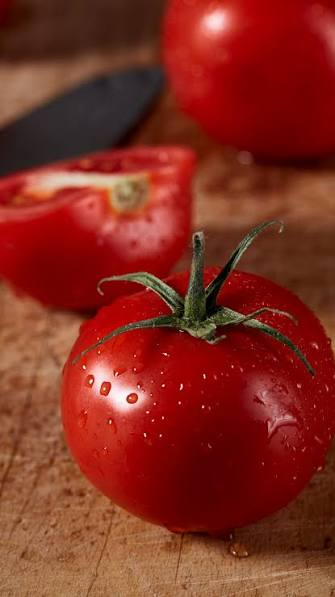
#> input picture avni/tomato.jpg, 335 x 597 px
$ python 4.7.py
#> lines starting #> are read from the running program, lines starting #| are printed output that depends on the picture
import cv2
import numpy as np
import matplotlib.pyplot as plt
img = cv2.imread('tomato.jpg', 0)
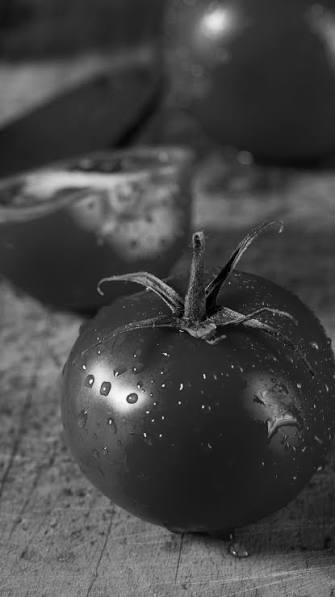
#> img: shape (597, 335); min 0, max 255, mean 69.5
equ = cv2.equalizeHist(img)
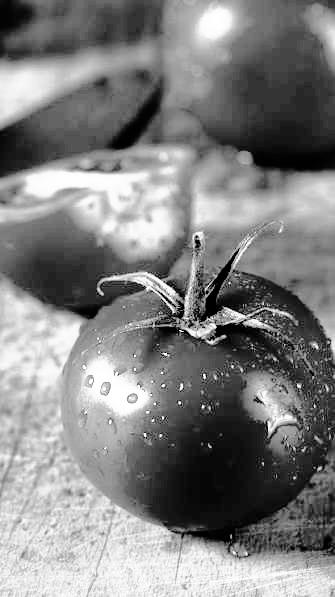
#> equ: shape (597, 335); min 0, max 255, mean 128.9
res = np.hstack((img, equ))
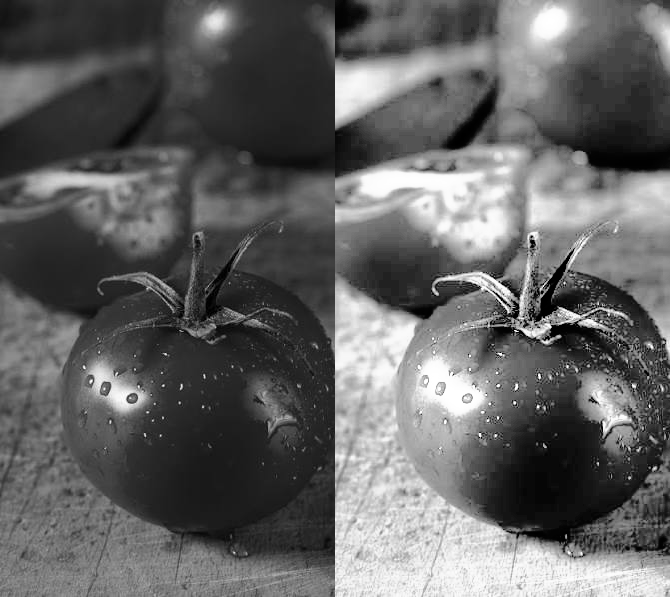
#> res: shape (597, 670); min 0, max 255, mean 99.2
cv2.imshow('CS25D015', res)
plt.figure(figsize=(10, 5))
plt.subplot(1, 2, 1)
plt.hist(img.ravel(), 256, [0, 256], color='blue')
plt.title('Original Histogram')
plt.xlabel('Pixel Intensity')
plt.ylabel('Frequency')
plt.subplot(1, 2, 2)
plt.hist(equ.ravel(), 256, [0, 256], color='green')
plt.title('Equalized Histogram')
plt.xlabel('Pixel Intensity')
plt.ylabel('Frequency')
plt.tight_layout()
plt.show()
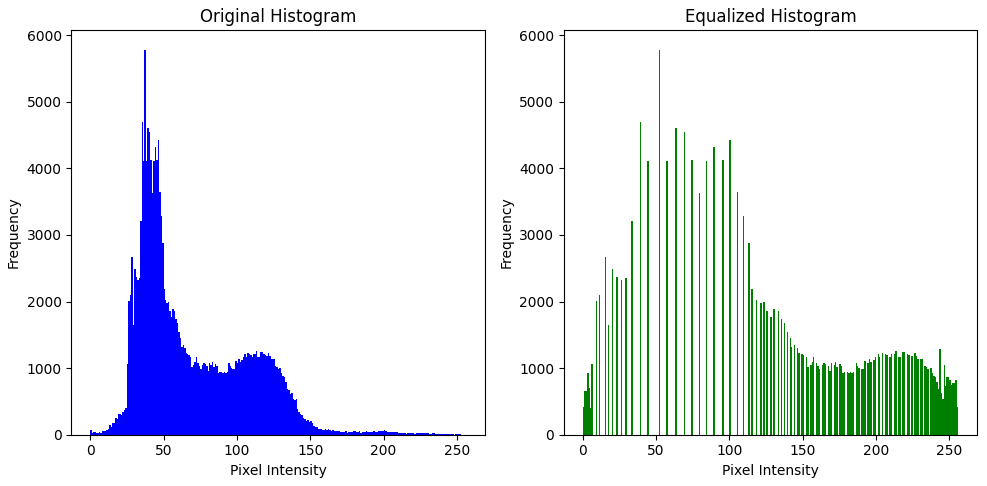
#> figure drawn by matplotlib, 2 panels; panel 1: tallest bar 5782 high, from x = 37 to 38; panel 2: tallest bar 5782 high, from x = 52 to 53
cv2.waitKey(0)
cv2.destroyAllWindows()

$ run again, with avni/Animals.jpg copied over avni/tomato.jpg
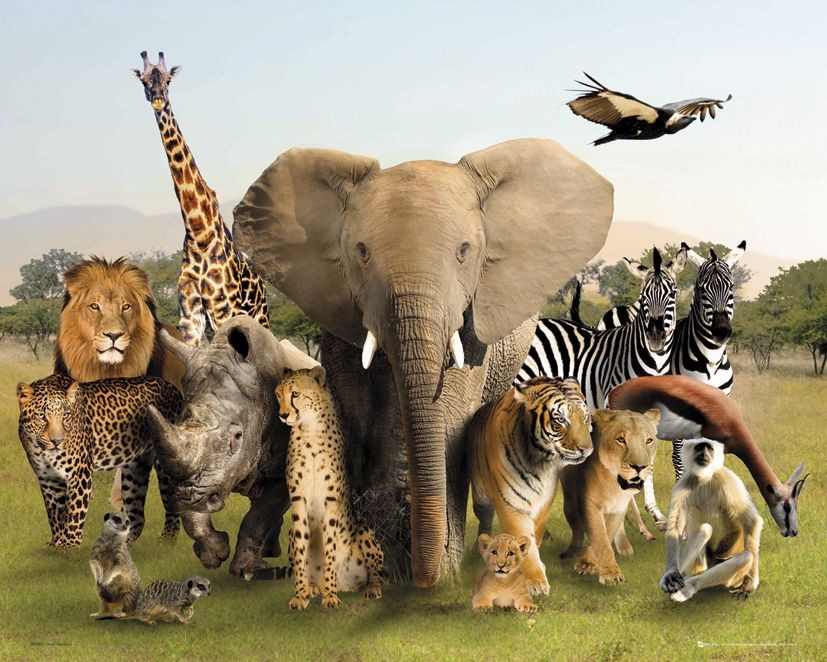
#> input picture avni/Animals.jpg, 827 x 662 px
#> `res = np.hstack((img, equ))`:
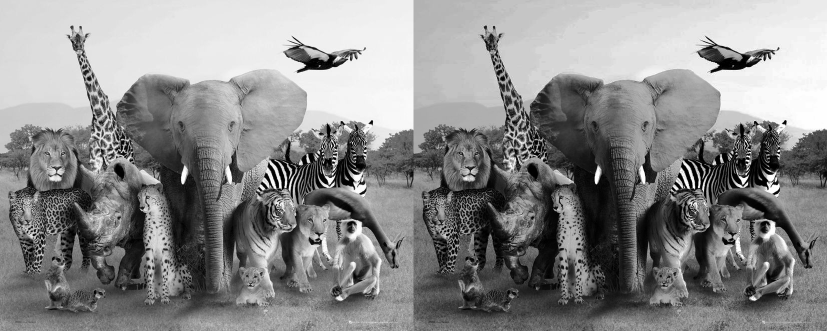
#> res: shape (662, 1654) (shown at 1/2 size); min 0, max 255, mean 138.3
#> `plt.show()`:
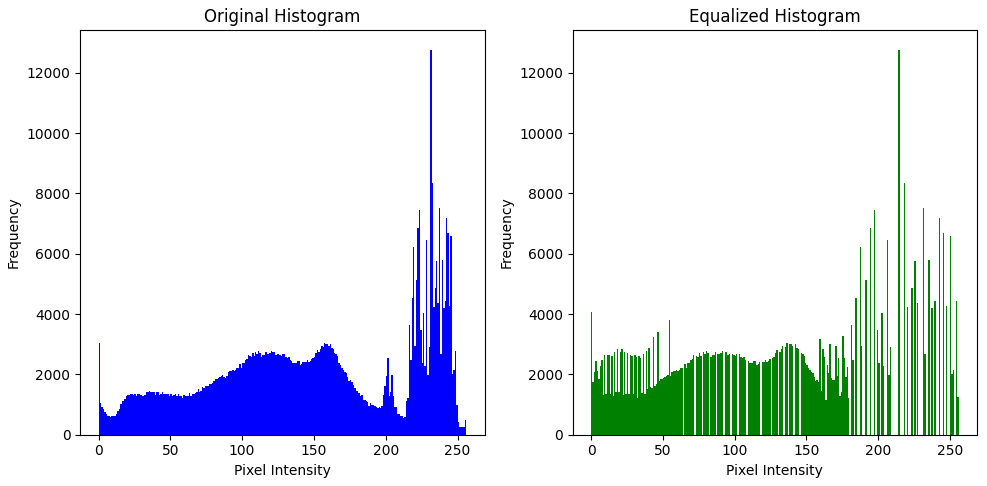
#> figure drawn by matplotlib, 2 panels; panel 1: tallest bar 12768 high, from x = 231 to 232; panel 2: tallest bar 12768 high, from x = 214 to 215
